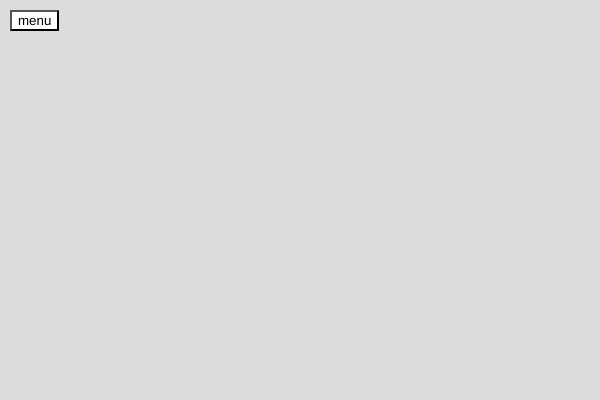
Frame 1 (no input)
Frame 60 (no input): identical to frame 1, image omitted
Frame 120 (the mouse pressed at the canvas centre since frame 60): identical to frame 1, image omitted

The p5.js sketch that drew this single still picture (run headless with seeded random() and noise() and a simulated clock; from frame 60 on, the mouse is pressed at the canvas centre):

// p5.js sketch
// ── sketch.js
let laatRectZien = 0;
let knopAan;
let knopUit;
let kamerFunctie = [woonkamer, winkel, badkamer, minigame1];
let kamers = ["woonkamer", "winkel", "badkamer", "minigame1"]
let kamerKnop = [];
function setup() {
  createCanvas(600, 400);
  knopAan = createButton('menu');
  knopAan.position(10, 10);
  knopAan.style('background-color', '#ffffff');
  knopAan.mousePressed(knopaan);
  knopAan.show();

  knopUit = createButton('close');
  knopUit.position(10, 10);
  knopUit.style('background-color', '#ffffff');
  knopUit.mousePressed(knopuit);
  knopUit.hide();

  for (let i = 0; i < 4; i++) {
    let selectieKnop = createButton(kamers[i])
    selectieKnop.position(150, 10 + 25 * i)
    kamerKnop.push(selectieKnop)
    selectieKnop.mousePressed(kamerFunctie[i])
  }
}

function woonkamer() {

}

function winkel() {

}

function badkamer() {

}

function minigame1() {

}


function knopaan() {
  console.log('Button werd geklikt!');
  laatRectZien = 1
}

function knopuit() {
  console.log('Button 2 werd geklikt!');
  laatRectZien = - 1
}

function draw() {
  background(220);
  if (laatRectZien == 1) {
    rect(100, 0, 300)
    knopUit.show();
    knopAan.hide();
  } else {
    knopUit.hide();
    knopAan.show();
  }

  for (let i = 0; i < 4; i++) {
    if (laatRectZien == 1) {
      kamerKnop[i].show();
    } else {
      kamerKnop[i].hide();
    }
  }
}
